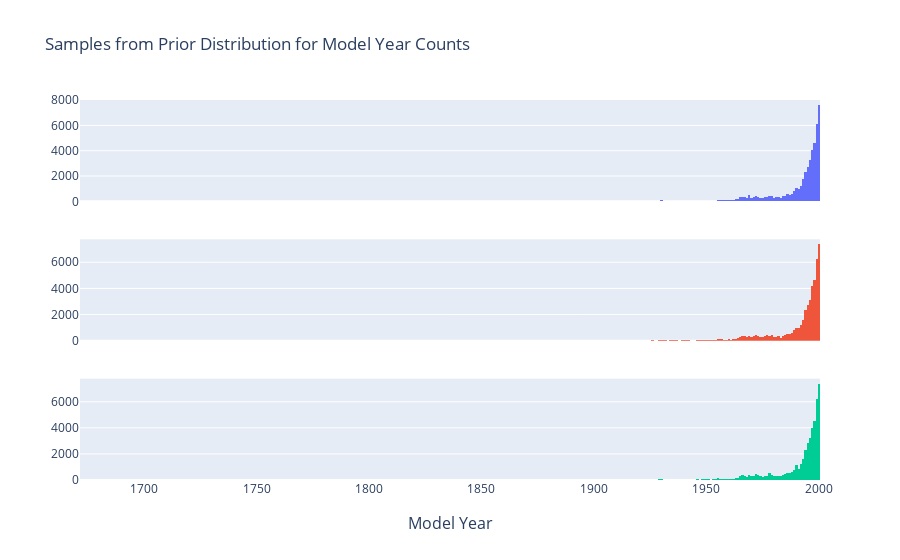

This figure's notebook cell:
### Code cell
# Plot earlier years
fig = make_subplots(
    rows=num_samples, 
    shared_xaxes=True,
    x_title="Model Year"
)

for t in range(num_samples):
    row = t + 1
    y = prior_samples[t, :, :].ravel()
    # https://stackoverflow.com/questions/65910725/plotly-bar-chart-opacity-changes-with-longer-time-range
    # Plot earlier years
    fig.add_trace(
        go.Bar(
            x=x[x <= 2000],
            y=y[x <= 2000],
            orientation="v"  
        ),
        row=row,
        col=1
    )

fig.update_traces(marker_line_width = 0)
# https://stackoverflow.com/questions/56712486/how-to-hide-legend-with-plotly-express-and-plotly
fig.update_layout(
    barmode="overlay",
    bargap=0,
    showlegend=False,
    title="Samples from Prior Distribution for Model Year Counts"
)

fig.show()

### Figure 1 — Plotly figure (JSON) as saved in the notebook; plotly's stock layout.template omitted (floating-point values rounded to 4 significant figures; data arrays with more than 128 entries replaced by an {"elided": "..."} marker saying what was removed)
{"data": [{"marker": {"line": {"width": 0}}, "orientation": "v", "type": "bar", "x": {"elided": "325 int values"}, "xaxis": "x", "y": {"elided": "325 int values"}, "yaxis": "y"}, {"marker": {"line": {"width": 0}}, "orientation": "v", "type": "bar", "x": {"elided": "325 int values"}, "xaxis": "x2", "y": {"elided": "325 int values"}, "yaxis": "y2"}, {"marker": {"line": {"width": 0}}, "orientation": "v", "type": "bar", "x": {"elided": "325 int values"}, "xaxis": "x3", "y": {"elided": "325 int values"}, "yaxis": "y3"}], "layout": {"annotations": [{"font": {"size": 16}, "showarrow": false, "text": "Model Year", "x": 0.5, "xanchor": "center", "xref": "paper", "y": 0, "yanchor": "top", "yref": "paper", "yshift": -30}], "bargap": 0, "barmode": "overlay", "showlegend": false, "title": {"text": "Samples from Prior Distribution for Model Year Counts"}, "xaxis": {"anchor": "y", "domain": [0, 1], "matches": "x3", "showticklabels": false}, "xaxis2": {"anchor": "y2", "domain": [0, 1], "matches": "x3", "showticklabels": false}, "xaxis3": {"anchor": "y3", "domain": [0, 1]}, "yaxis": {"anchor": "x", "domain": [0.7333, 1]}, "yaxis2": {"anchor": "x2", "domain": [0.3667, 0.6333]}, "yaxis3": {"anchor": "x3", "domain": [0, 0.2667]}}}
